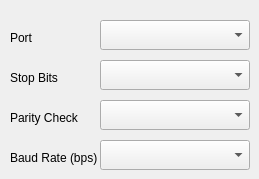
           <widget class="QWidget" name="page_uart">
            <widget class="QLabel" name="label_11">
             <property name="geometry">
              <rect>
               <x>10</x>
               <y>30</y>
               <width>51</width>
               <height>16</height>
              </rect>
             </property>
             <property name="text">
              <string>Port</string>
             </property>
            </widget>
            <widget class="QComboBox" name="cmbPortUart">
             <property name="geometry">
              <rect>
               <x>100</x>
               <y>20</y>
               <width>150</width>
               <height>30</height>
              </rect>
             </property>
            </widget>
            <widget class="QLabel" name="label_12">
             <property name="geometry">
              <rect>
               <x>10</x>
               <y>70</y>
               <width>51</width>
               <height>16</height>
              </rect>
             </property>
             <property name="text">
              <string>Stop Bits</string>
             </property>
            </widget>
            <widget class="QComboBox" name="cmbStopbits">
             <property name="geometry">
              <rect>
               <x>100</x>
               <y>60</y>
               <width>150</width>
               <height>30</height>
              </rect>
             </property>
            </widget>
            <widget class="QLabel" name="label_13">
             <property name="geometry">
              <rect>
               <x>10</x>
               <y>110</y>
               <width>71</width>
               <height>16</height>
              </rect>
             </property>
             <property name="text">
              <string>Parity Check</string>
             </property>
            </widget>
            <widget class="QComboBox" name="cmbParitycheck">
             <property name="geometry">
              <rect>
               <x>100</x>
               <y>100</y>
               <width>150</width>
               <height>30</height>
              </rect>
             </property>
            </widget>
            <widget class="QLabel" name="label_14">
             <property name="geometry">
              <rect>
               <x>10</x>
               <y>150</y>
               <width>91</width>
               <height>16</height>
              </rect>
             </property>
             <property name="text">
              <string>Baud Rate (bps)</string>
             </property>
            </widget>
            <widget class="QComboBox" name="cmbBaudrateUart">
             <property name="geometry">
              <rect>
               <x>100</x>
               <y>140</y>
               <width>150</width>
               <height>30</height>
              </rect>
             </property>
            </widget>
           </widget>
